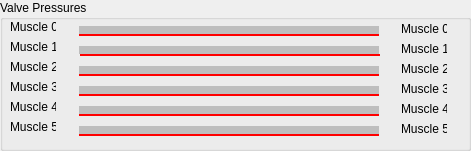
    <widget class="QGroupBox" name="gb_actuator_percent">
     <property name="geometry">
      <rect>
       <x>10</x>
       <y>370</y>
       <width>471</width>
       <height>151</height>
      </rect>
     </property>
     <property name="title">
      <string>Valve Pressures</string>
     </property>
     <widget class="Line" name="muscle_3">
      <property name="enabled">
       <bool>false</bool>
      </property>
      <property name="geometry">
       <rect>
        <x>79</x>
        <y>80</y>
        <width>300</width>
        <height>20</height>
       </rect>
      </property>
      <property name="frameShadow">
       <enum>QFrame::Plain</enum>
      </property>
      <property name="lineWidth">
       <number>8</number>
      </property>
      <property name="orientation">
       <enum>Qt::Horizontal</enum>
      </property>
     </widget>
     <widget class="Line" name="muscle_4">
      <property name="enabled">
       <bool>false</bool>
      </property>
      <property name="geometry">
       <rect>
        <x>79</x>
        <y>100</y>
        <width>300</width>
        <height>20</height>
       </rect>
      </property>
      <property name="frameShadow">
       <enum>QFrame::Plain</enum>
      </property>
      <property name="lineWidth">
       <number>8</number>
      </property>
      <property name="orientation">
       <enum>Qt::Horizontal</enum>
      </property>
     </widget>
     <widget class="Line" name="muscle_5">
      <property name="enabled">
       <bool>false</bool>
      </property>
      <property name="geometry">
       <rect>
        <x>79</x>
        <y>120</y>
        <width>300</width>
        <height>20</height>
       </rect>
      </property>
      <property name="frameShadow">
       <enum>QFrame::Plain</enum>
      </property>
      <property name="lineWidth">
       <number>8</number>
      </property>
      <property name="orientation">
       <enum>Qt::Horizontal</enum>
      </property>
     </widget>
     <widget class="Line" name="muscle_2">
      <property name="enabled">
       <bool>false</bool>
      </property>
      <property name="geometry">
       <rect>
        <x>79</x>
        <y>60</y>
        <width>300</width>
        <height>20</height>
       </rect>
      </property>
      <property name="frameShadow">
       <enum>QFrame::Plain</enum>
      </property>
      <property name="lineWidth">
       <number>8</number>
      </property>
      <property name="orientation">
       <enum>Qt::Horizontal</enum>
      </property>
     </widget>
     <widget class="Line" name="muscle_1">
      <property name="enabled">
       <bool>false</bool>
      </property>
      <property name="geometry">
       <rect>
        <x>79</x>
        <y>40</y>
        <width>300</width>
        <height>20</height>
       </rect>
      </property>
      <property name="frameShadow">
       <enum>QFrame::Plain</enum>
      </property>
      <property name="lineWidth">
       <number>8</number>
      </property>
      <property name="orientation">
       <enum>Qt::Horizontal</enum>
      </property>
     </widget>
     <widget class="Line" name="muscle_0">
      <property name="enabled">
       <bool>false</bool>
      </property>
      <property name="geometry">
       <rect>
        <x>79</x>
        <y>20</y>
        <width>300</width>
        <height>20</height>
       </rect>
      </property>
      <property name="frameShadow">
       <enum>QFrame::Plain</enum>
      </property>
      <property name="lineWidth">
       <number>8</number>
      </property>
      <property name="orientation">
       <enum>Qt::Horizontal</enum>
      </property>
     </widget>
     <widget class="QLabel" name="txt_muscle_0">
      <property name="geometry">
       <rect>
        <x>401</x>
        <y>22</y>
        <width>46</width>
        <height>13</height>
       </rect>
      </property>
      <property name="text">
       <string>Muscle 0</string>
      </property>
     </widget>
     <widget class="QLabel" name="txt_muscle_1">
      <property name="geometry">
       <rect>
        <x>401</x>
        <y>42</y>
        <width>46</width>
        <height>13</height>
       </rect>
      </property>
      <property name="text">
       <string>Muscle 1</string>
      </property>
     </widget>
     <widget class="QLabel" name="txt_muscle_2">
      <property name="geometry">
       <rect>
        <x>401</x>
        <y>62</y>
        <width>46</width>
        <height>13</height>
       </rect>
      </property>
      <property name="text">
       <string>Muscle 2</string>
      </property>
     </widget>
     <widget class="QLabel" name="txt_muscle_3">
      <property name="geometry">
       <rect>
        <x>401</x>
        <y>82</y>
        <width>46</width>
        <height>13</height>
       </rect>
      </property>
      <property name="text">
       <string>Muscle 3</string>
      </property>
     </widget>
     <widget class="QLabel" name="txt_muscle_4">
      <property name="geometry">
       <rect>
        <x>401</x>
        <y>102</y>
        <width>46</width>
        <height>13</height>
       </rect>
      </property>
      <property name="text">
       <string>Muscle 4</string>
      </property>
     </widget>
     <widget class="QLabel" name="txt_muscle_5">
      <property name="geometry">
       <rect>
        <x>401</x>
        <y>122</y>
        <width>46</width>
        <height>13</height>
       </rect>
      </property>
      <property name="text">
       <string>Muscle 5</string>
      </property>
     </widget>
     <widget class="QLabel" name="txt_muscle_6">
      <property name="geometry">
       <rect>
        <x>10</x>
        <y>120</y>
        <width>46</width>
        <height>13</height>
       </rect>
      </property>
      <property name="text">
       <string>Muscle 5</string>
      </property>
     </widget>
     <widget class="QLabel" name="txt_muscle_7">
      <property name="geometry">
       <rect>
        <x>10</x>
        <y>20</y>
        <width>46</width>
        <height>13</height>
       </rect>
      </property>
      <property name="text">
       <string>Muscle 0</string>
      </property>
     </widget>
     <widget class="QLabel" name="txt_muscle_8">
      <property name="geometry">
       <rect>
        <x>10</x>
        <y>40</y>
        <width>46</width>
        <height>13</height>
       </rect>
      </property>
      <property name="text">
       <string>Muscle 1</string>
      </property>
     </widget>
     <widget class="QLabel" name="txt_muscle_9">
      <property name="geometry">
       <rect>
        <x>10</x>
        <y>80</y>
        <width>46</width>
        <height>13</height>
       </rect>
      </property>
      <property name="text">
       <string>Muscle 3</string>
      </property>
     </widget>
     <widget class="QLabel" name="txt_muscle_10">
      <property name="geometry">
       <rect>
        <x>10</x>
        <y>100</y>
        <width>46</width>
        <height>13</height>
       </rect>
      </property>
      <property name="text">
       <string>Muscle 4</string>
      </property>
     </widget>
     <widget class="QLabel" name="txt_muscle_11">
      <property name="geometry">
       <rect>
        <x>10</x>
        <y>60</y>
        <width>46</width>
        <height>13</height>
       </rect>
      </property>
      <property name="text">
       <string>Muscle 2</string>
      </property>
     </widget>
     <widget class="Line" name="actual_0">
      <property name="enabled">
       <bool>false</bool>
      </property>
      <property name="geometry">
       <rect>
        <x>79</x>
        <y>34</y>
        <width>300</width>
        <height>2</height>
       </rect>
      </property>
      <property name="styleSheet">
       <string notr="true">color: rgb(255, 0, 0)</string>
      </property>
      <property name="frameShadow">
       <enum>QFrame::Plain</enum>
      </property>
      <property name="lineWidth">
       <number>2</number>
      </property>
      <property name="orientation">
       <enum>Qt::Horizontal</enum>
      </property>
     </widget>
     <widget class="Line" name="actual_4">
      <property name="enabled">
       <bool>false</bool>
      </property>
      <property name="geometry">
       <rect>
        <x>79</x>
        <y>114</y>
        <width>300</width>
        <height>2</height>
       </rect>
      </property>
      <property name="styleSheet">
       <string notr="true">color: rgb(255, 0, 0)</string>
      </property>
      <property name="frameShadow">
       <enum>QFrame::Plain</enum>
      </property>
      <property name="lineWidth">
       <number>2</number>
      </property>
      <property name="orientation">
       <enum>Qt::Horizontal</enum>
      </property>
     </widget>
     <widget class="Line" name="actual_2">
      <property name="enabled">
       <bool>false</bool>
      </property>
      <property name="geometry">
       <rect>
        <x>79</x>
        <y>74</y>
        <width>300</width>
        <height>2</height>
       </rect>
      </property>
      <property name="styleSheet">
       <string notr="true">color: rgb(255, 0, 0)</string>
      </property>
      <property name="frameShadow">
       <enum>QFrame::Plain</enum>
      </property>
      <property name="lineWidth">
       <number>2</number>
      </property>
      <property name="orientation">
       <enum>Qt::Horizontal</enum>
      </property>
     </widget>
     <widget class="Line" name="actual_3">
      <property name="enabled">
       <bool>false</bool>
      </property>
      <property name="geometry">
       <rect>
        <x>79</x>
        <y>94</y>
        <width>300</width>
        <height>2</height>
       </rect>
      </property>
      <property name="styleSheet">
       <string notr="true">color: rgb(255, 0, 0)</string>
      </property>
      <property name="frameShadow">
       <enum>QFrame::Plain</enum>
      </property>
      <property name="lineWidth">
       <number>2</number>
      </property>
      <property name="orientation">
       <enum>Qt::Horizontal</enum>
      </property>
     </widget>
     <widget class="Line" name="actual_1">
      <property name="enabled">
       <bool>false</bool>
      </property>
      <property name="geometry">
       <rect>
        <x>80</x>
        <y>54</y>
        <width>300</width>
        <height>2</height>
       </rect>
      </property>
      <property name="styleSheet">
       <string notr="true">color: rgb(255, 0, 0)</string>
      </property>
      <property name="frameShadow">
       <enum>QFrame::Plain</enum>
      </property>
      <property name="lineWidth">
       <number>2</number>
      </property>
      <property name="orientation">
       <enum>Qt::Horizontal</enum>
      </property>
     </widget>
     <widget class="Line" name="actual_5">
      <property name="enabled">
       <bool>false</bool>
      </property>
      <property name="geometry">
       <rect>
        <x>79</x>
        <y>134</y>
        <width>300</width>
        <height>2</height>
       </rect>
      </property>
      <property name="styleSheet">
       <string notr="true">color: rgb(255, 0, 0)</string>
      </property>
      <property name="frameShadow">
       <enum>QFrame::Plain</enum>
      </property>
      <property name="lineWidth">
       <number>2</number>
      </property>
      <property name="orientation">
       <enum>Qt::Horizontal</enum>
      </property>
     </widget>
    </widget>
